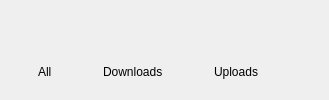
           <widget class="QWidget" name="pSearchHeaderInfo">
            <property name="sizePolicy">
             <sizepolicy hsizetype="Preferred" vsizetype="Minimum">
              <horstretch>0</horstretch>
              <verstretch>0</verstretch>
             </sizepolicy>
            </property>
            <property name="styleSheet">
             <string notr="true"/>
            </property>
            <layout class="QVBoxLayout" name="verticalLayout_4">
             <property name="spacing">
              <number>4</number>
             </property>
             <property name="sizeConstraint">
              <enum>QLayout::SetMinimumSize</enum>
             </property>
             <property name="leftMargin">
              <number>8</number>
             </property>
             <property name="topMargin">
              <number>0</number>
             </property>
             <property name="rightMargin">
              <number>0</number>
             </property>
             <property name="bottomMargin">
              <number>5</number>
             </property>
             <item alignment="Qt::AlignTop">
              <widget class="QLabel" name="lNbResults">
               <property name="sizePolicy">
                <sizepolicy hsizetype="Preferred" vsizetype="Minimum">
                 <horstretch>0</horstretch>
                 <verstretch>0</verstretch>
                </sizepolicy>
               </property>
               <property name="minimumSize">
                <size>
                 <width>0</width>
                 <height>0</height>
                </size>
               </property>
               <property name="maximumSize">
                <size>
                 <width>16777215</width>
                 <height>16777215</height>
                </size>
               </property>
               <property name="text">
                <string/>
               </property>
              </widget>
             </item>
             <item alignment="Qt::AlignTop">
              <widget class="QWidget" name="searchByTextTypeSelector" native="true">
               <property name="sizePolicy">
                <sizepolicy hsizetype="Preferred" vsizetype="Fixed">
                 <horstretch>0</horstretch>
                 <verstretch>0</verstretch>
                </sizepolicy>
               </property>
               <layout class="QHBoxLayout" name="searchByTypeLayout">
                <property name="spacing">
                 <number>8</number>
                </property>
                <property name="leftMargin">
                 <number>18</number>
                </property>
                <property name="topMargin">
                 <number>10</number>
                </property>
                <property name="rightMargin">
                 <number>0</number>
                </property>
                <property name="bottomMargin">
                 <number>10</number>
                </property>
                <item>
                 <widget class="QWidget" name="wAllResults" native="true">
                  <property name="minimumSize">
                   <size>
                    <width>0</width>
                    <height>24</height>
                   </size>
                  </property>
                  <property name="maximumSize">
                   <size>
                    <width>16777215</width>
                    <height>24</height>
                   </size>
                  </property>
                  <property name="cursor">
                   <cursorShape>PointingHandCursor</cursorShape>
                  </property>
                  <property name="focusPolicy">
                   <enum>Qt::StrongFocus</enum>
                  </property>
                  <layout class="QHBoxLayout" name="horizontalLayout_18">
                   <property name="spacing">
                    <number>12</number>
                   </property>
                   <property name="leftMargin">
                    <number>12</number>
                   </property>
                   <property name="topMargin">
                    <number>0</number>
                   </property>
                   <property name="rightMargin">
                    <number>12</number>
                   </property>
                   <property name="bottomMargin">
                    <number>0</number>
                   </property>
                   <item alignment="Qt::AlignLeft">
                    <widget class="QLabel" name="lAllResults">
                     <property name="text">
                      <string>All</string>
                     </property>
                    </widget>
                   </item>
                   <item alignment="Qt::AlignRight">
                    <widget class="QLabel" name="lAllResultsCounter">
                     <property name="text">
                      <string notr="true"/>
                     </property>
                    </widget>
                   </item>
                  </layout>
                 </widget>
                </item>
                <item>
                 <widget class="QWidget" name="wDlResults" native="true">
                  <property name="minimumSize">
                   <size>
                    <width>0</width>
                    <height>24</height>
                   </size>
                  </property>
                  <property name="maximumSize">
                   <size>
                    <width>16777215</width>
                    <height>24</height>
                   </size>
                  </property>
                  <property name="cursor">
                   <cursorShape>PointingHandCursor</cursorShape>
                  </property>
                  <property name="focusPolicy">
                   <enum>Qt::StrongFocus</enum>
                  </property>
                  <layout class="QHBoxLayout" name="horizontalLayout_19">
                   <property name="spacing">
                    <number>12</number>
                   </property>
                   <property name="leftMargin">
                    <number>12</number>
                   </property>
                   <property name="topMargin">
                    <number>0</number>
                   </property>
                   <property name="rightMargin">
                    <number>12</number>
                   </property>
                   <property name="bottomMargin">
                    <number>0</number>
                   </property>
                   <item alignment="Qt::AlignLeft">
                    <widget class="QLabel" name="lDlResults">
                     <property name="text">
                      <string>Downloads</string>
                     </property>
                    </widget>
                   </item>
                   <item alignment="Qt::AlignRight">
                    <widget class="QLabel" name="lDlResultsCounter">
                     <property name="text">
                      <string notr="true"/>
                     </property>
                    </widget>
                   </item>
                  </layout>
                 </widget>
                </item>
                <item>
                 <widget class="QWidget" name="wUlResults" native="true">
                  <property name="minimumSize">
                   <size>
                    <width>0</width>
                    <height>24</height>
                   </size>
                  </property>
                  <property name="maximumSize">
                   <size>
                    <width>16777215</width>
                    <height>24</height>
                   </size>
                  </property>
                  <property name="cursor">
                   <cursorShape>PointingHandCursor</cursorShape>
                  </property>
                  <property name="focusPolicy">
                   <enum>Qt::StrongFocus</enum>
                  </property>
                  <layout class="QHBoxLayout" name="horizontalLayout_20">
                   <property name="spacing">
                    <number>12</number>
                   </property>
                   <property name="leftMargin">
                    <number>12</number>
                   </property>
                   <property name="topMargin">
                    <number>0</number>
                   </property>
                   <property name="rightMargin">
                    <number>12</number>
                   </property>
                   <property name="bottomMargin">
                    <number>0</number>
                   </property>
                   <item alignment="Qt::AlignLeft">
                    <widget class="QLabel" name="lUlResults">
                     <property name="text">
                      <string>Uploads</string>
                     </property>
                    </widget>
                   </item>
                   <item alignment="Qt::AlignRight">
                    <widget class="QLabel" name="lUlResultsCounter">
                     <property name="text">
                      <string notr="true"/>
                     </property>
                    </widget>
                   </item>
                  </layout>
                 </widget>
                </item>
                <item>
                 <spacer name="horizontalSpacer_15">
                  <property name="orientation">
                   <enum>Qt::Horizontal</enum>
                  </property>
                  <property name="sizeHint" stdset="0">
                   <size>
                    <width>40</width>
                    <height>20</height>
                   </size>
                  </property>
                 </spacer>
                </item>
               </layout>
              </widget>
             </item>
            </layout>
           </widget>
